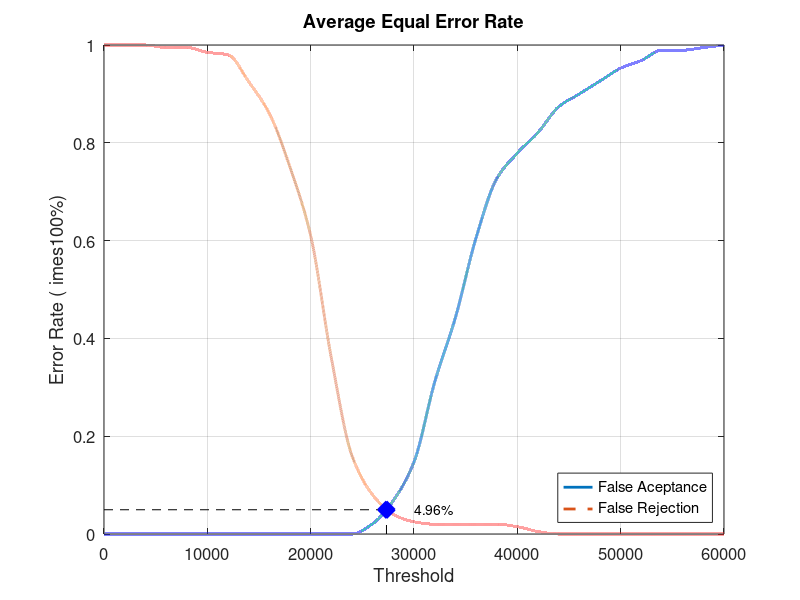
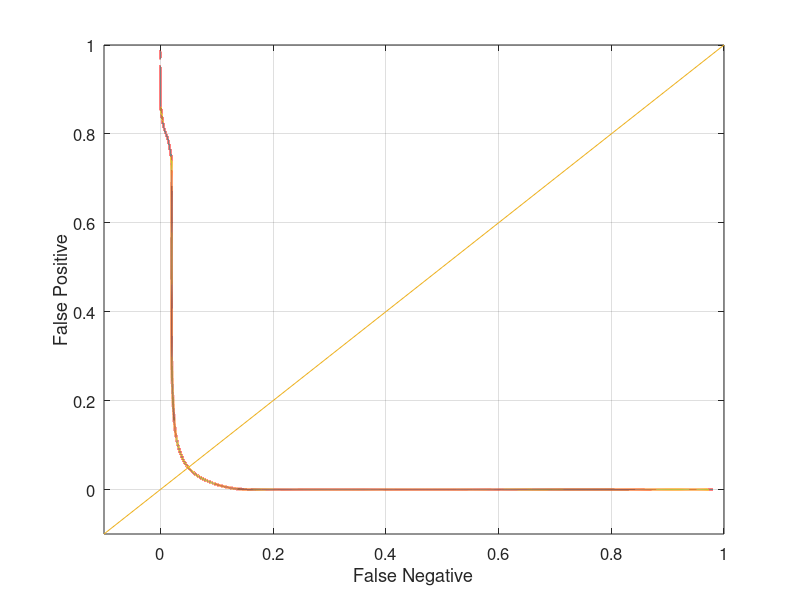

Source code (MATLAB) for these figures, in order:
close all;
clear;
clc;
x = 0:2000:60000;
xq = 0:0.5:60000;

y0 = [0 0 0 0 0 0 0 0 0 0 0 0 0 0.0210526 0.0684211 0.147368 0.310526 0.442105 0.605263 0.726316 0.778947 0.821053 0.873684 0.9 0.926316 0.952632 0.968421 0.989474 0.989474 0.994737 1]
yy0 = interp1(x, y0, xq, 'pchip');
y1 = [1 1 1 0.995 0.995 0.985 0.98 0.925 0.86 0.75 0.61 0.36 0.16 0.08 0.04 0.025 0.02 0.02 0.02 0.02 0.015 0.005 0 0 0 0 0 0 0 0 0]
yy1 = interp1(x, y1, xq, 'pchip');

% Calculating EER: 
y2 = abs(y0 - y1);
find(y2 == min(y2))
yy2 = abs(yy0 - yy1);
xEER = find(yy2 == min(yy2));
xEERIndex = xq(xEER) % X-axis EER
yEER = yy0(xEER) % Y-axis EER

main = figure
plot(xq, yy0,'-','LineWidth', 2);	hold on
plot(xq, yy1,'--','LineWidth', 2);	hold on
plot([xEERIndex xEERIndex], [0 yEER], 'k--');	hold on
plot([0 xEERIndex], [yEER yEER], 'k--');	hold on
plot(xEERIndex, yEER, 'bx', 'LineWidth', 10);	hold on
text(xEERIndex + 10 * xEERIndex / 100, yEER, [num2str(round((10000 * yEER)) / 100) '%'])
legend('False Aceptance', 'False Rejection', 'Location', 'SouthEast')
xlabel('Threshold')
ylabel('Error Rate (	imes100%)')
title('Average Equal Error Rate')
set(gca, 'FontSize', 12)
axis([0 60000 0 1])
grid on

print(main, 'Database4_1Main', '-dpng');
FNRxFPR = figure('Color', [1 1 1]);
plot(yy1, yy0, '-', yy1, yy0, 'LineWidth', 2);
hold on
y = -0.1:0.1:1
plot(y, y); 
set(gca, 'FontSize', 12)
xlabel('False Negative')
ylabel('False Positive')
axis([-0.1 1 -0.1 1])
set(gca, 'FontSize', 12)
grid on

print(FNRxFPR, 'Database4_1FNRxFPR','-dpng');
